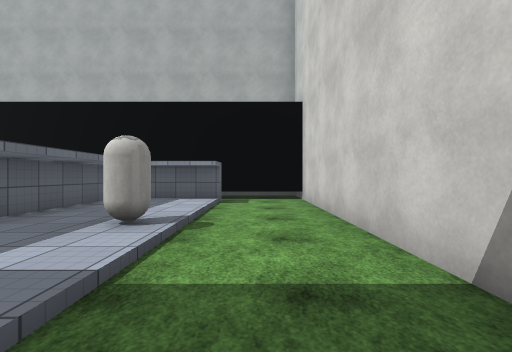
View 1 (above)

18 first-person views from a walk through a scene from a Unity 3-D project. The camera is 1.3 m above the floor, looks level and sees 90° across. The floor is counted in squares, 2 m on a side. Each view is taken from the middle of a square. On the plan, view 1 faces up. The plan holds only what a view shows up to about 9 squares ahead; the rest is blank. The player character is not drawn. Surface patterns are stand-ins for the level's own textures.

View 2
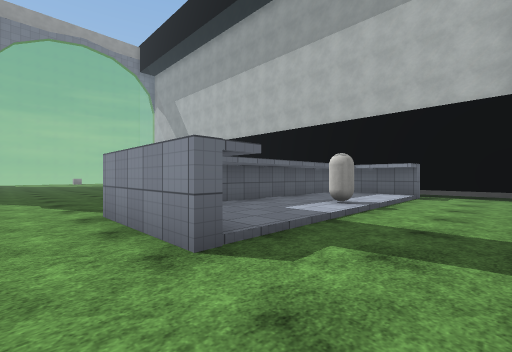

View 3
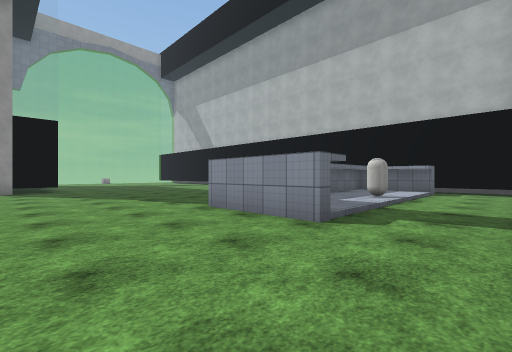

View 4
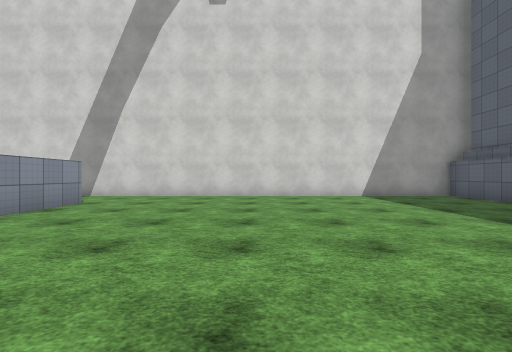

View 5
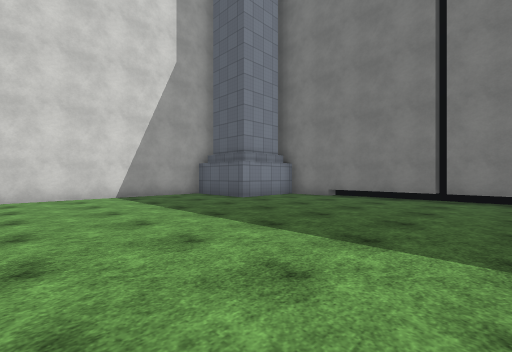

View 6
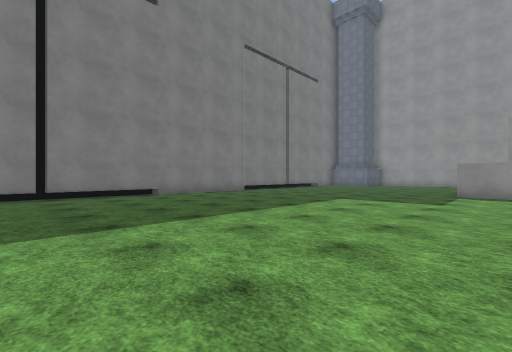

View 7
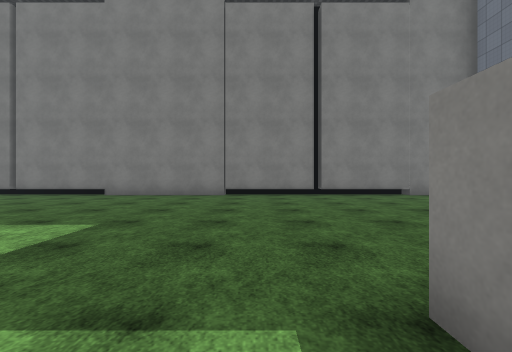

View 8
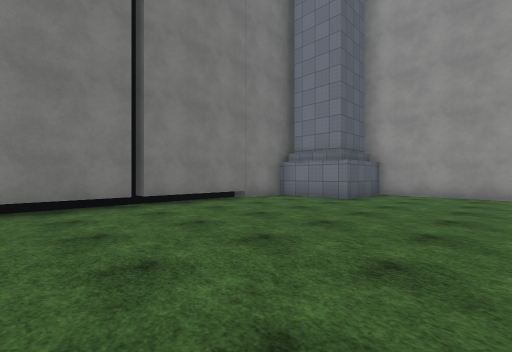

View 9
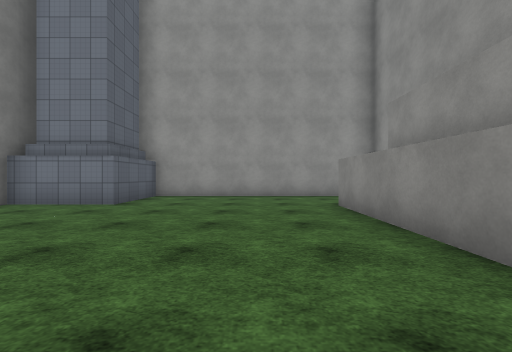

View 10
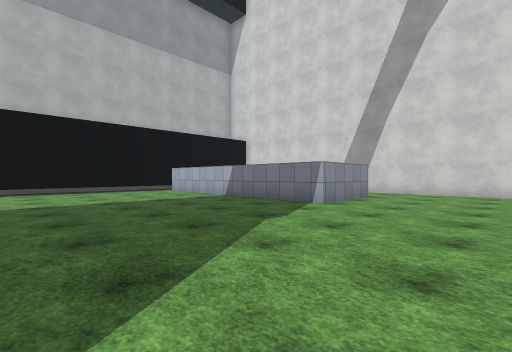

View 11
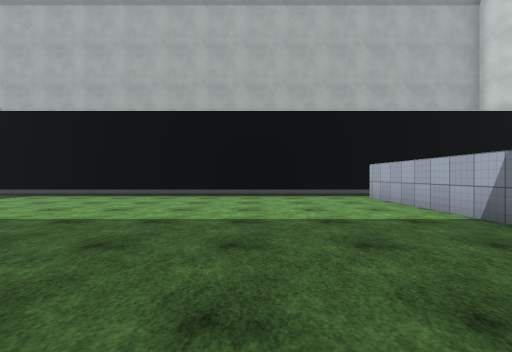

View 12
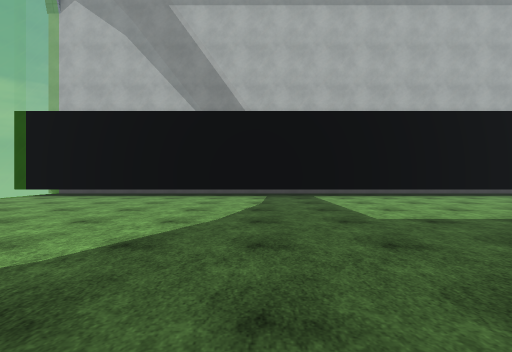

View 13
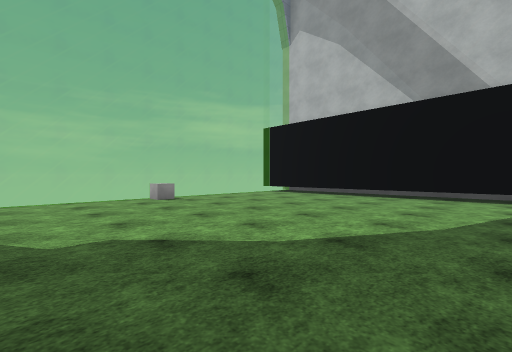

View 14
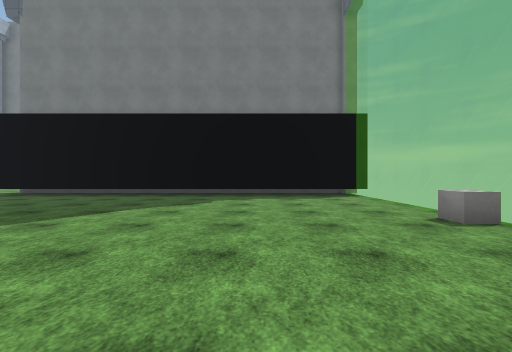

View 15
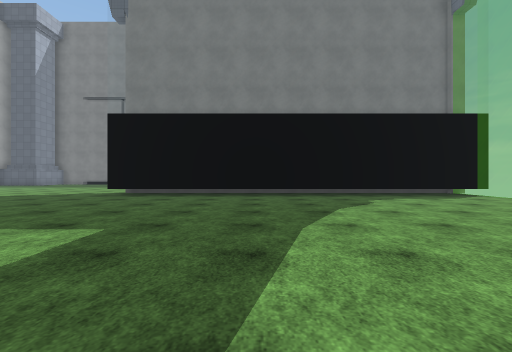

View 16
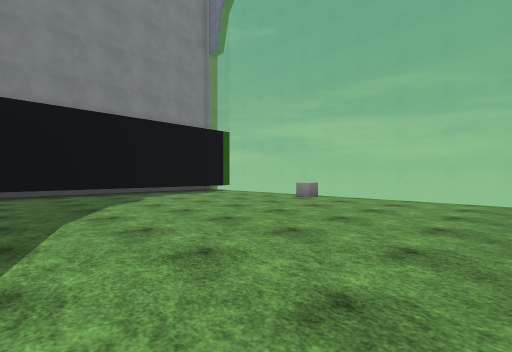

View 17
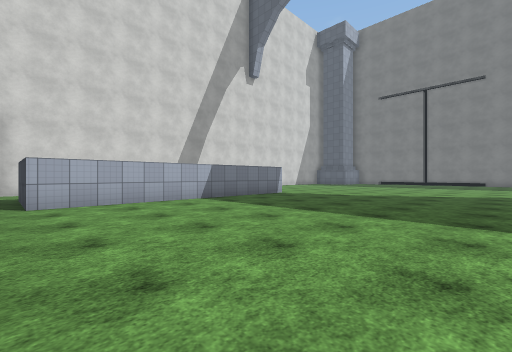

View 18
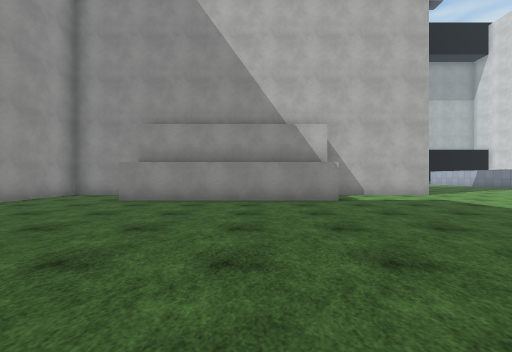

### Floor plan
Key: @ floor where view 1 was taken; # wall or solid block; . main floor; : floor 0.25 m higher than the main floor; / step, stairs or slope; = window, fence, low wall or low ledge; C capsule.
Columns run from 24 left of view 1 to 2 right of it. Each row starts with its distance up from view 1.
  8 ###########################
  7 =.........................#
  6 =....................###..#
  5 =....................#:/..#
  4 =....................#:/..#
  3 =....................#:C..#
  2 =....................#:/..#
  1 =....................#:/..#
  0 =....................###@.#
 -1 =.........................#
 -2 =.........................#
 -3 ##############............#
 -4 ###   ########............#
 -5 #...  ####................#
 -6 #...######................#
 -7 #.........................#
 -8 #.........................#
 -9 #.........................#
-10 #.........................#
-11 #.........................#
-12 ####...................####
-13    #...................#
-14    #####################

Where each view was taken, in squares from view 1:
view 1: 0 up, 0 right, facing up
view 2: 2 down, 1 right, facing up-left
view 3: 4 down, 1 right, facing up-left
view 4: 5 down, 7 left, facing right
view 5: 6 down, 7 left, facing down-right
view 6: 5 down, 5 left, facing down-left
view 7: 5 down, 14 left, facing down
view 8: 8 down, 14 left, facing down-left
view 9: 8 down, 15 left, facing left
view 10: 4 down, 9 left, facing up-right
view 11: 1 down, 7 left, facing up
view 12: 1 down, 16 left, facing up
view 13: 1 down, 16 left, facing up-left
view 14: 6 up, 20 left, facing down
view 15: 6 up, 16 left, facing down
view 16: 7 up, 16 left, facing down-left
view 17: 7 up, 10 left, facing down-right
view 18: 13 down, 17 left, facing up
